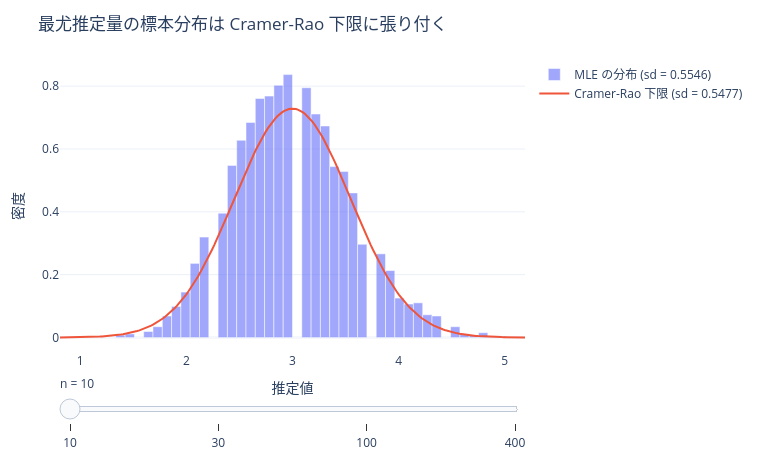

Here is the notebook cell this chart was saved with:
### Markdown cell above
## 5. Cramér–Rao 下限

**主張** $\hat\theta$ が $\theta$ の不偏推定量なら

$$
\mathrm{Var}(\hat\theta) \ge \frac{1}{I(\theta)}
$$

**どんなに賢い不偏推定量を設計しても、この下には行けない。**
情報が足りないのであって、工夫が足りないのではない。

最尤推定量はこの下限を漸近的に達成する。見てみよう。

### Code cell
plotting.mle_sampling_distribution("poisson", 3.0, ns=[10, 30, 100, 400], n_reps=3000)

### Figure 1 — Plotly figure (JSON) as saved in the notebook; plotly's stock layout.template omitted (floating-point values rounded to 4 significant figures; data arrays with more than 128 entries replaced by an {"elided": "..."} marker saying what was removed)
{"data": [{"name": "MLE の分布 (sd = 0.5546)", "opacity": 0.6, "type": "bar", "width": 0.08764, "x": [0.8529, 0.9406, 1.028, 1.116, 1.203, 1.291, 1.379, 1.466, 1.554, 1.642, 1.729, 1.817, 1.905, 1.992, 2.08, 2.167, 2.255, 2.343, 2.43, 2.518, 2.606, 2.693, 2.781, 2.869, 2.956, 3.044, 3.131, 3.219, 3.307, 3.394, 3.482, 3.57, 3.657, 3.745, 3.833, 3.92, 4.008, 4.095, 4.183, 4.271, 4.358, 4.446, 4.534, 4.621, 4.709, 4.797, 4.884, 4.972, 5.059, 5.147], "y": [0.0, 0.0, 0.0, 0.0, 0.0, 0.0, 0.007607, 0.01141, 0.0, 0.01902, 0.03423, 0.06847, 0.09889, 0.1445, 0.2358, 0.3195, 0.0, 0.3956, 0.5477, 0.6276, 0.6847, 0.7607, 0.7683, 0.8026, 0.8368, 0.0, 0.795, 0.7113, 0.6732, 0.5439, 0.5287, 0.4602, 0.2967, 0.0, 0.2663, 0.213, 0.1255, 0.1065, 0.1103, 0.07227, 0.06847, 0.0, 0.03423, 0.01141, 0.007607, 0.01521, 0.003804, 0.003804, 0.0, 0.0]}, {"mode": "lines", "name": "Cramer-Rao 下限 (sd = 0.5477)", "type": "scatter", "x": {"elided": "200 float values"}, "y": {"elided": "200 float values"}}], "layout": {"height": 460, "margin": {"b": 50, "l": 60, "r": 30, "t": 60}, "sliders": [{"currentvalue": {"prefix": "n = "}, "steps": [{"args": [["10"], {"frame": {"duration": 0, "redraw": true}, "mode": "immediate"}], "label": "10", "method": "animate"}, {"args": [["30"], {"frame": {"duration": 0, "redraw": true}, "mode": "immediate"}], "label": "30", "method": "animate"}, {"args": [["100"], {"frame": {"duration": 0, "redraw": true}, "mode": "immediate"}], "label": "100", "method": "animate"}, {"args": [["400"], {"frame": {"duration": 0, "redraw": true}, "mode": "immediate"}], "label": "400", "method": "animate"}]}], "title": {"text": "最尤推定量の標本分布は Cramer-Rao 下限に張り付く"}, "width": 760, "xaxis": {"title": {"text": "推定値"}}, "yaxis": {"title": {"text": "密度"}}}}
